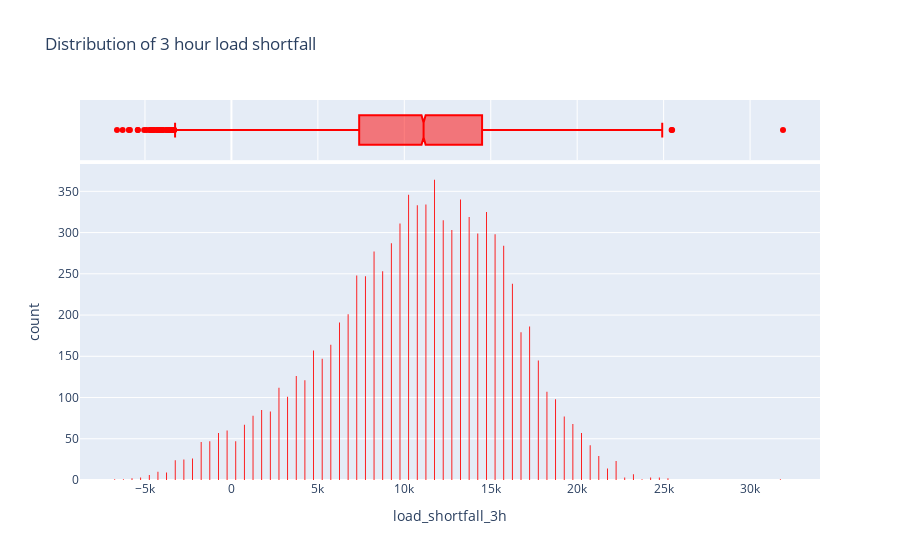

The code cell stored with this chart in its notebook:
### Markdown cell above
- The target variable ("load_shortfall_3h") is fairly symmetrical indicating normal distribution

### Code cell
fig = px.histogram(df_train, 
                   x=df_train['load_shortfall_3h'], 
                   marginal='box', 
                   color_discrete_sequence=['red'], 
                   title='Distribution of 3 hour load shortfall ')
fig.update_layout(bargap=0.90)
fig.show()

### Figure 1 — Plotly figure (JSON) as saved in the notebook; plotly's stock layout.template omitted (floating-point values rounded to 4 significant figures; data arrays with more than 128 entries replaced by an {"elided": "..."} marker saying what was removed)
{"data": [{"alignmentgroup": "True", "bingroup": "x", "hovertemplate": "load_shortfall_3h=%{x}<br>count=%{y}<extra></extra>", "legendgroup": "", "marker": {"color": "red", "pattern": {"shape": ""}}, "name": "", "offsetgroup": "", "orientation": "v", "showlegend": false, "type": "histogram", "x": {"elided": "8763 float values"}, "xaxis": "x", "yaxis": "y"}, {"alignmentgroup": "True", "hovertemplate": "load_shortfall_3h=%{x}<extra></extra>", "legendgroup": "", "marker": {"color": "red"}, "name": "", "notched": true, "offsetgroup": "", "showlegend": false, "type": "box", "x": {"elided": "8763 float values"}, "xaxis": "x2", "yaxis": "y2"}], "layout": {"bargap": 0.9, "barmode": "relative", "legend": {"tracegroupgap": 0}, "title": {"text": "Distribution of 3 hour load shortfall "}, "xaxis": {"anchor": "y", "domain": [0, 1], "title": {"text": "load_shortfall_3h"}}, "xaxis2": {"anchor": "y2", "domain": [0, 1], "matches": "x", "showgrid": true, "showticklabels": false}, "yaxis": {"anchor": "x", "domain": [0, 0.8316], "title": {"text": "count"}}, "yaxis2": {"anchor": "x2", "domain": [0.8416, 1], "matches": "y2", "showgrid": false, "showline": false, "showticklabels": false, "ticks": ""}}}
